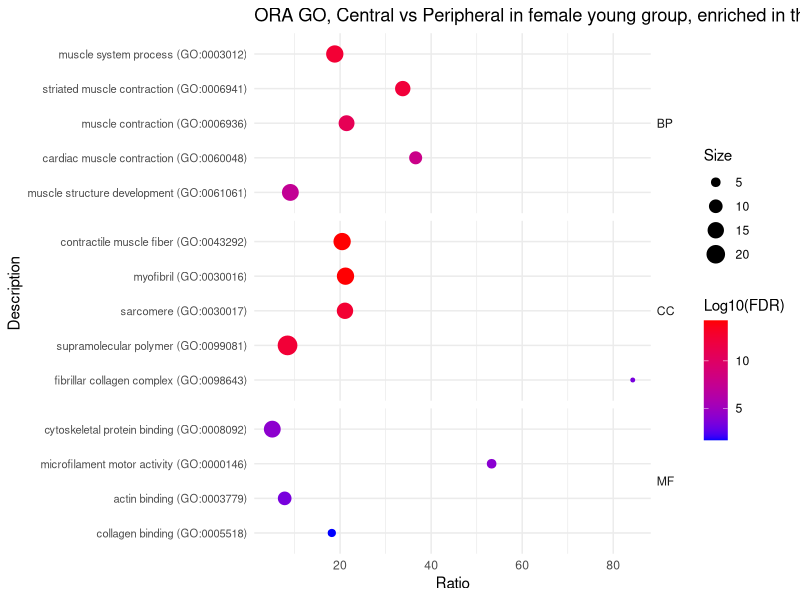
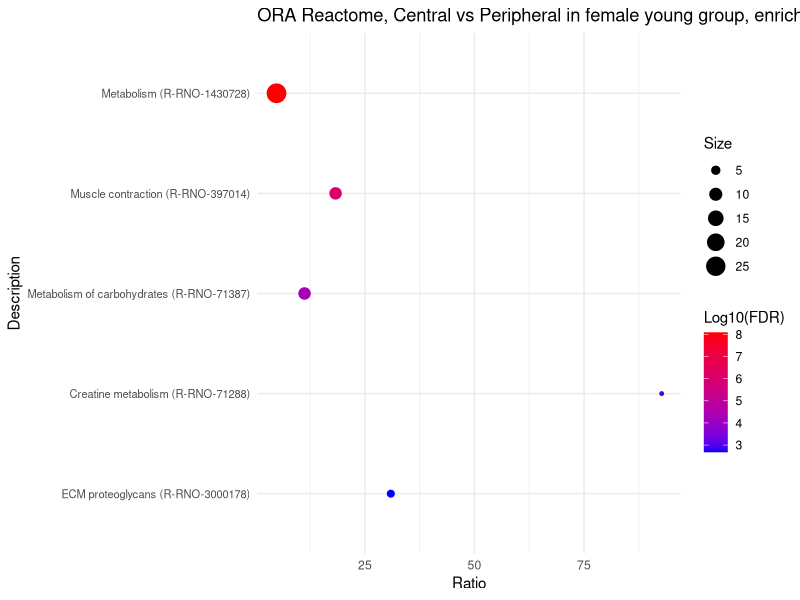
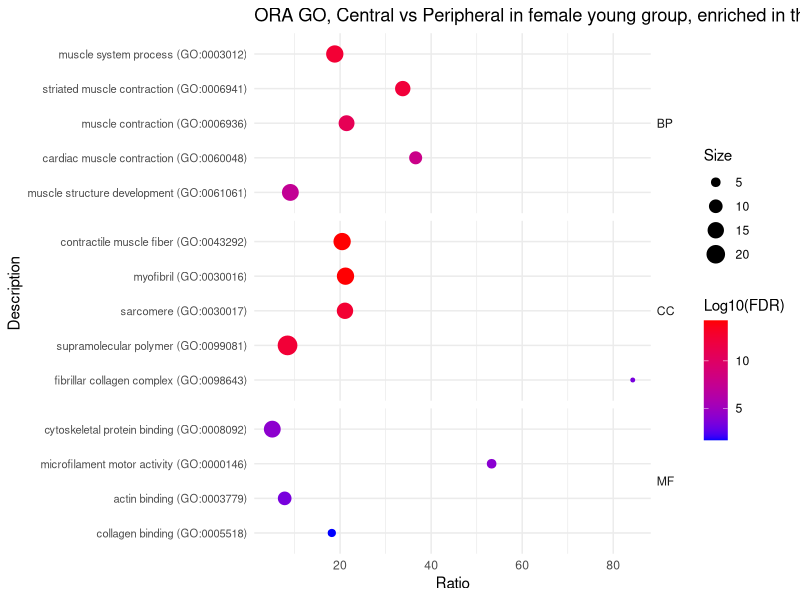
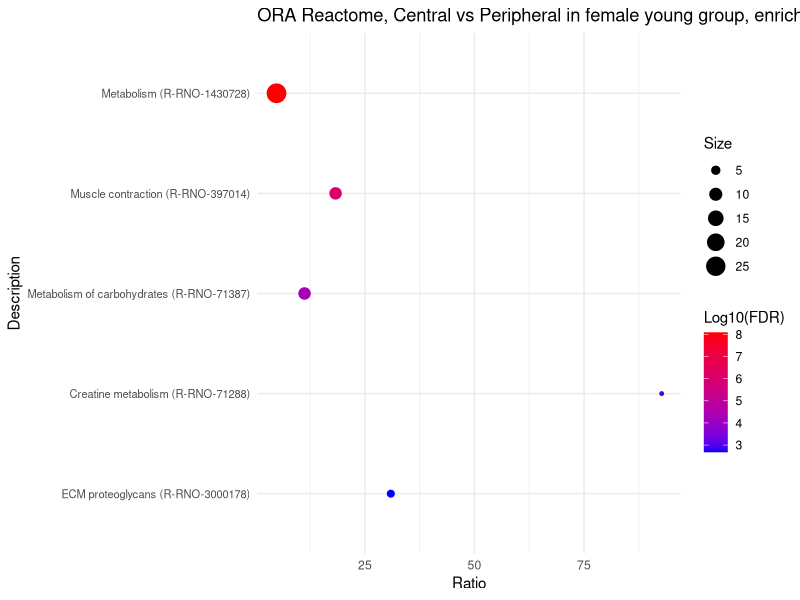

Recreate these plots in R, in order.
setwd(dirname(rstudioapi::getSourceEditorContext()$path))

library(readxl)
library(rio)
library(dplyr)
library(ggplot2)
library(ggrepel)

## ORA example ----------------------------------------------------------------
# central > peripheral female young, n = 77

up <- read_excel("Central_vs_Peripheral_Female_Young_ORA_selected.xlsx", sheet = "GO")

up <- up %>%
  group_by(GO) %>%
  arrange(`Log10(FDR)`, .by_grodown= TRUE) %>%
  ungroup() %>%
  mutate(Description = factor(Description, levels = unique(Description)))

# Create the plot
p1 <- ggplot(up, aes(x = Ratio, y = Description, color = `Log10(FDR)`, size = Size)) +
  geom_point() + 
  scale_colour_gradient(low = "blue", high = "red",
                        space = "Lab", na.value = "grey50", guide = "colourbar",
                        aesthetics = "colour") +
  ggtitle("ORA GO, Central vs Peripheral in female young group, enriched in the central group") +
  # Facet by FactorType to create separate clusters
  facet_grid(GO ~ ., scales = "free_y", space = "free_y") +
  theme_minimal() +
  theme(axis.text.y = element_text(size = 8), # Adjust text size for readability
        strip.text.y = element_text(angle = 0, hjust = 0)) # Keep facet labels horizontal

print(p1)


## reactome -------
## up in central -------

up <- read_excel("Central_vs_Peripheral_Female_Young_ORA_selected.xlsx", sheet = "Reactome")

# Order Description based on the absolute value of Log10(FDR) in descending order
# This places the most significant (largest absolute Log10(FDR)) at the top
up <- up %>%
  arrange((abs(`Log10(FDR)`))) %>%
  mutate(Description = factor(Description, levels = unique(Description)))

# Create the plot
p2 <- ggplot(up, aes(x = Ratio, y = Description, color = `Log10(FDR)`, size = Size)) +
  geom_point() +
  scale_colour_gradient(low = "blue", high = "red",
                        space = "Lab", na.value = "grey50", guide = "colourbar",
                        aesthetics = "colour") +
  ggtitle("ORA Reactome, Central vs Peripheral in female young group, enriched in the central group") +
  theme_minimal() +
  theme(axis.text.y = element_text(size = 8)) # Adjust text size for readability

# Print the plot
print(p2)


pdf("Central vs Peripheral in female young group summary barplot ORA.pdf", width = 11, height = 8.5)
print(p1)
print(p2)
dev.off()
